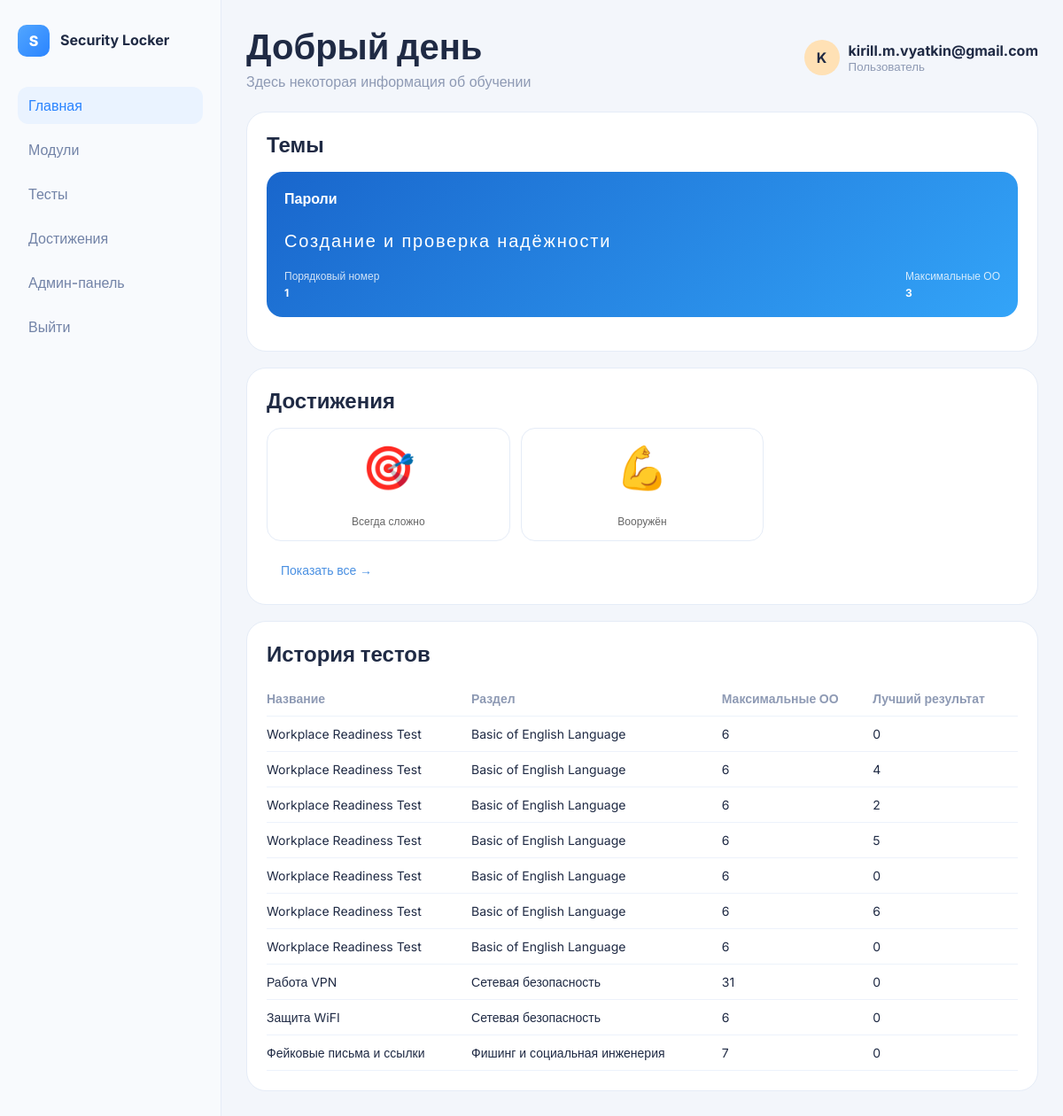
The app's page /dashboard (signed in) with its own data.
### tables this page shows
CREATE TABLE users (
                id INTEGER PRIMARY KEY AUTOINCREMENT,
                email TEXT NOT NULL UNIQUE,
                password_hash TEXT NOT NULL,
                created_at TEXT NOT NULL DEFAULT (datetime('now'))
            );

CREATE TABLE achievements (
                id INTEGER PRIMARY KEY AUTOINCREMENT,
                user_id INTEGER NOT NULL,
                amount INTEGER NOT NULL,
                label TEXT NOT NULL,
                sort_order INTEGER NOT NULL DEFAULT 0, achievement_key TEXT, description TEXT DEFAULT '', icon TEXT DEFAULT '', unlocked_at TEXT,
                FOREIGN KEY (user_id) REFERENCES users(id) ON DELETE CASCADE
            );

CREATE TABLE test_history (
                id INTEGER PRIMARY KEY AUTOINCREMENT,
                user_id INTEGER NOT NULL,
                title TEXT NOT NULL,
                section TEXT NOT NULL,
                max_points INTEGER NOT NULL,
                best_result INTEGER NOT NULL,
                created_at TEXT NOT NULL DEFAULT (datetime('now')), test_id INTEGER NOT NULL DEFAULT 0, score INTEGER NOT NULL DEFAULT 0, passed BOOLEAN NOT NULL DEFAULT FALSE,
                FOREIGN KEY (user_id) REFERENCES users(id) ON DELETE CASCADE
            );

### app.py (the view)
@app.route("/dashboard")
def dashboard():
    user = _get_current_user()
    if not user:
        return redirect(url_for("login"))
    def clamp_0_100(v: Any) -> int:
        try:
            iv = int(v)
        except (TypeError, ValueError):
            iv = 0
        if iv < 0:
            return 0
        if iv > 100:
            return 100
        return iv
    with _connect_db() as conn:
        _ensure_achievement_columns(conn)
        stats = conn.execute(
            "SELECT progress_percent, xp, topics_done, sections_done FROM dashboard_stats WHERE user_id = ?",
            (user.id,),
        ).fetchone()
        all_achievements = get_user_achievements(conn, user.id)
        achievements_to_show = all_achievements[:2]
        history = conn.execute(
            "SELECT title, section, max_points, best_result FROM test_history WHERE user_id = ? ORDER BY id DESC LIMIT 10",
            (user.id,),
        ).fetchall()
    return render_template(
        "dashboard.html",
        user=user,
        active_nav="dashboard",
        stats=(
            {
                "progress_percent": int(stats["progress_percent"]) if stats else 0,
                "xp": int(stats["xp"]) if stats else 0,
                "topics_done": int(stats["topics_done"]) if stats else 0,
                "sections_done": int(stats["sections_done"]) if stats else 0,
                "progress_percent_clamped": clamp_0_100(stats["progress_percent"]) if stats else 0,
                "xp_clamped": clamp_0_100(stats["xp"]) if stats else 0,
                "topics_done_clamped": clamp_0_100(stats["topics_done"]) if stats else 0,
                "sections_done_clamped": clamp_0_100(stats["sections_done"]) if stats else 0,
            }
        ),
        achievements=achievements_to_show,
        history=[dict(r) for r in history],
    )

### app.py (called while the page is built, shortened)
def _connect_db() -> sqlite3.Connection:
    conn = sqlite3.connect(DB_PATH)
    conn.row_factory = sqlite3.Row
    conn.execute("PRAGMA foreign_keys = ON;")
    return conn

def _ensure_achievement_columns(conn: sqlite3.Connection) -> None:
    columns = {str(col["name"]) for col in conn.execute("PRAGMA table_info(achievements)").fetchall()}
    if "achievement_key" not in columns:
        conn.execute("ALTER TABLE achievements ADD COLUMN achievement_key TEXT")
    if "description" not in columns:
        conn.execute("ALTER TABLE achievements ADD COLUMN description TEXT DEFAULT ''")
    if "icon" not in columns:
        conn.execute("ALTER TABLE achievements ADD COLUMN icon TEXT DEFAULT ''")
    if "unlocked_at" not in columns:
        conn.execute("ALTER TABLE achievements ADD COLUMN unlocked_at TEXT")
    _migrate_achievements_data(conn)

def _migrate_achievements_data(conn: sqlite3.Connection) -> None:
    existing_achievements = conn.execute(
        "SELECT DISTINCT user_id FROM achievements WHERE achievement_key IS NULL LIMIT 1"
    ).fetchone()
    if not existing_achievements:
        return

def _get_current_user() -> User | None:
    user_id = session.get("user_id")
    if not user_id:
        return None
    with _connect_db() as conn:
        row = conn.execute("SELECT id, email FROM users WHERE id = ?", (user_id,)).fetchone()
        if not row:
            session.pop("user_id", None)
            return None
        return User(id=int(row["id"]), email=str(row["email"]))

@app.before_request
def _ensure_db_initialized() -> None:
    if app.config.get("DB_INITIALIZED"):
        return
    _init_db()
    app.config["DB_INITIALIZED"] = True

### services/achievement_service.py (called while the page is built)
def get_user_achievements(conn: sqlite3.Connection, user_id: int) -> list[dict[str, Any]]:
    rows = conn.execute(
        """
        SELECT id, achievement_key, label, description, icon, unlocked_at, sort_order
        FROM achievements
        WHERE user_id = ?
        ORDER BY sort_order ASC
        """,
        (user_id,),
    ).fetchall()
    return [dict(row) for row in rows]

### app/templates/dashboard.html (shortened to what this page needs)
{% extends "base.html" %}
{% block page_header %}
<div>
    <h2>Добрый день</h2>
    <p>Здесь некоторая информация об обучении</p>
</div>
{% endblock %}
{% block content %}
<section class="dashboard-grid">
    <div class="panel card-panel">
        <h3>Темы</h3>
        <div class="credit-card">
            <div class="card-brand">Пароли</div>
            <div class="card-number">Создание и проверка надёжности</div>
            <div class="card-meta">
                <div>
                    <span>Порядковый номер</span>
                    <strong>1</strong>
                </div>
                <div>
                    <span>Максимальные ОО</span>
                    <strong>3</strong>
                </div>
            </div>
        </div>
    </div>
    <div class="panel goals-panel">
        <h3>Достижения</h3>
        <div class="goals-list">
            {% for a in achievements %}
            <article>
                <div class="achievement-mini">
                    <span class="achievement-icon">{{ a.icon }}</span>
                    <span class="achievement-title">{{ a.label }}</span>
                </div>
            </article>
            {% endfor %}
        </div>
        <a href="{{ url_for('achievements_page') }}" class="view-all-link">Показать все →</a>
    </div>
    <div class="panel transaction-panel">
        <h3>История тестов</h3>
        <table>
            <thead>
                <tr>
                    <th>Название</th>
                    <th>Раздел</th>
                    <th>Максимальные ОО</th>
                    <th>Лучший результат</th>
                </tr>
            </thead>
            <tbody>
                {% for row in history %}
                <tr>
                    <td>{{ row.title }}</td>
                    <td>{{ row.section }}</td>
                    <td>{{ row.max_points }}</td>
                    <td>{{ row.best_result }}</td>
                </tr>
                {% endfor %}
            </tbody>
        </table>
    </div>
</section>
{% endblock %}

### app/templates/base.html (shortened to what this page needs)
<!DOCTYPE html>
<html lang="en">
<head>
    <link rel="stylesheet" href="{{ url_for('static', filename='css/style.css') }}">
</head>
<body>
    <div class="app-shell">
        <aside class="sidebar">
            <div class="brand">
                <span class="brand-icon">S</span>
                <h1 class="brand-title">Security Locker</h1>
            </div>
            <nav class="sidebar-nav">
                <a href="{{ url_for('dashboard') }}" class="nav-item{% if active_nav == 'dashboard' %} active{% endif %}">Главная</a>
                <a href="{{ url_for('modules') }}" class="nav-item{% if active_nav == 'modules' %} active{% endif %}">Модули</a>
                <a href="{{ url_for('tests') }}" class="nav-item{% if active_nav == 'tests' %} active{% endif %}">Тесты</a>
                <a href="{{ url_for('achievements_page') }}" class="nav-item{% if active_nav == 'achievements' %} active{% endif %}">Достижения</a>
                <a href="{{ url_for('admin_panel') }}" class="nav-item{% if active_nav == 'admin' %} active{% endif %}">Админ-панель</a>
                <a href="{{ url_for('logout') }}" class="nav-item">Выйти</a>
            </nav>
        </aside>
        <main class="content-area">
            <header class="topbar">
                {% block page_header %}{% endblock %}
                <div class="user-chip">
                    <div class="avatar">K</div>
                    <div>
                        <strong>{{ user.email if user else "Guest" }}</strong>
                        <small>Пользователь</small>
                    </div>
                </div>
            </header>
            {% block content %}{% endblock %}
        </main>
    </div>
</body>
</html>

### app/static/css/style.css (style rules this page uses)
:root { --bg: #f3f6fb; --white: #ffffff; --text: #1f2a44; --muted: #8e9ab4; --primary: #2a84ff; --border: #e5ecf7; --success: #33b779; --danger: #f05d5e; }
* { box-sizing: border-box; margin: 0; padding: 0; }
body { font-family: "Inter", sans-serif; background: var(--bg); color: var(--text); }
.app-shell { min-height: 100vh; display: grid; grid-template-columns: 250px 1fr; }
.sidebar { background: #f8fafd; border-right: 1px solid var(--border); padding: 28px 20px; display: flex; flex-direction: column; }
.brand { display: flex; gap: 12px; align-items: center; margin-bottom: 34px; }
.brand-icon { width: 36px; height: 36px; border-radius: 10px; background: linear-gradient(135deg, #52a6ff, #2a84ff); display: grid; place-items: center; color: #fff; font-weight: 800; }
.brand-title { font-size: 16px; font-weight: 700; line-height: 1.2; }
.sidebar-nav { display: grid; gap: 8px; }
.nav-item { text-decoration: none; color: #7283a7; font-weight: 500; padding: 11px 12px; border-radius: 12px; }
.nav-item.active, .nav-item:hover { color: var(--primary); background: #eaf3ff; }
.content-area { padding: 28px; }
.topbar { display: flex; justify-content: space-between; align-items: center; margin-bottom: 24px; }
.topbar h2 { font-size: 40px; font-weight: 800; }
.topbar p { color: var(--muted); margin-top: 5px; }
.user-chip { display: flex; align-items: center; gap: 10px; }
.avatar { width: 40px; height: 40px; border-radius: 50%; display: grid; place-items: center; background: #ffe1b5; font-weight: 700; }
.user-chip small { display: block; color: var(--muted); }
.dashboard-grid { display: grid; grid-template-columns: 2fr 1.2fr; gap: 18px; }
.panel { background: var(--white); border-radius: 22px; border: 1px solid var(--border); padding: 22px; }
.panel h3 { margin-bottom: 16px; font-size: 24px; }
.credit-card { border-radius: 18px; padding: 20px; color: #fff; background: linear-gradient(140deg, #1966cc, #33a4f8); margin-bottom: 16px; }
.card-brand { font-weight: 700; margin-bottom: 26px; }
.card-number { letter-spacing: 1.8px; font-size: 20px; margin-bottom: 20px; }
.card-meta { display: flex; justify-content: space-between; font-size: 12px; }
.card-meta span { opacity: 0.8; display: block; margin-bottom: 4px; }
.goals-list { display: grid; grid-template-columns: repeat(3, 1fr); gap: 12px; }
.goals-list article { border: 1px solid var(--border); border-radius: 16px; padding: 14px; }
.transaction-panel table { width: 100%; border-collapse: collapse; }
.transaction-panel th, .transaction-panel td { text-align: left; padding: 11px 0; border-bottom: 1px solid #edf2fb; font-size: 14px; }
.transaction-panel th { color: var(--muted); font-weight: 600; }
@media (max-width: 1200px) { .dashboard-grid { grid-template-columns: 1fr; } }
.achievement-icon { font-size: 48px; margin-bottom: 16px; display: block; }
.view-all-link { display: inline-block; margin-top: 16px; padding: 8px 16px; color: #4a90e2; text-decoration: none; font-weight: 500; font-size: 14px; border-radius: 6px; transition: background 0.2s; }
.achievement-mini { display: flex; flex-direction: column; align-items: center; gap: 8px; }
.achievement-title { font-size: 12px; color: #666; text-align: center; }

### records on screen
users: email "kirill.m.vyatkin@gmail.com"
achievements: icon "🎯", label "Всегда сложно"
achievements: icon "💪", label "Вооружён"
test_history: title "Workplace Readiness Test", section "Basic of English Language", max_points "6", best_result "0"
test_history: title "Workplace Readiness Test", section "Basic of English Language", max_points "6", best_result "4"
test_history: title "Workplace Readiness Test", section "Basic of English Language", max_points "6", best_result "2"
test_history: title "Workplace Readiness Test", section "Basic of English Language", max_points "6", best_result "5"
test_history: title "Workplace Readiness Test", section "Basic of English Language", max_points "6", best_result "0"
test_history: title "Workplace Readiness Test", section "Basic of English Language", max_points "6", best_result "6"
test_history: title "Workplace Readiness Test", section "Basic of English Language", max_points "6", best_result "0"
test_history: title "Работа VPN", section "Сетевая безопасность", max_points "31", best_result "0"
test_history: title "Защита WiFI", section "Сетевая безопасность", max_points "6", best_result "0"
test_history: title "Фейковые письма и ссылки", section "Фишинг и социальная инженерия", max_points "7", best_result "0"
